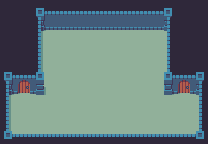

A level layout from a 2D game, rendered from its tile map. Below: a short description, then the map file with tile-grid data replaced by summaries:
An orthogonal 13x9 tile map with 16x16 px tiles, 2 tile layers (Tile Layer 2, Tile Layer 1).

<map version="1.2" tiledversion="1.2.5" orientation="orthogonal" renderorder="right-down" width="13" height="9" tilewidth="16" tileheight="16" infinite="0" nextlayerid="3" nextobjectid="1">
 <tileset firstgid="1" source="sheet.tsx" />
 <layer id="2" name="Tile Layer 2" width="13" height="9">
  <data>[117 cells, 53 non-empty, 1 distinct tile ids]</data>
 </layer>
 <layer id="1" name="Tile Layer 1" width="13" height="9">
  <data>[117 cells, 117 non-empty, 18 distinct tile ids]</data>
 </layer>
</map>
